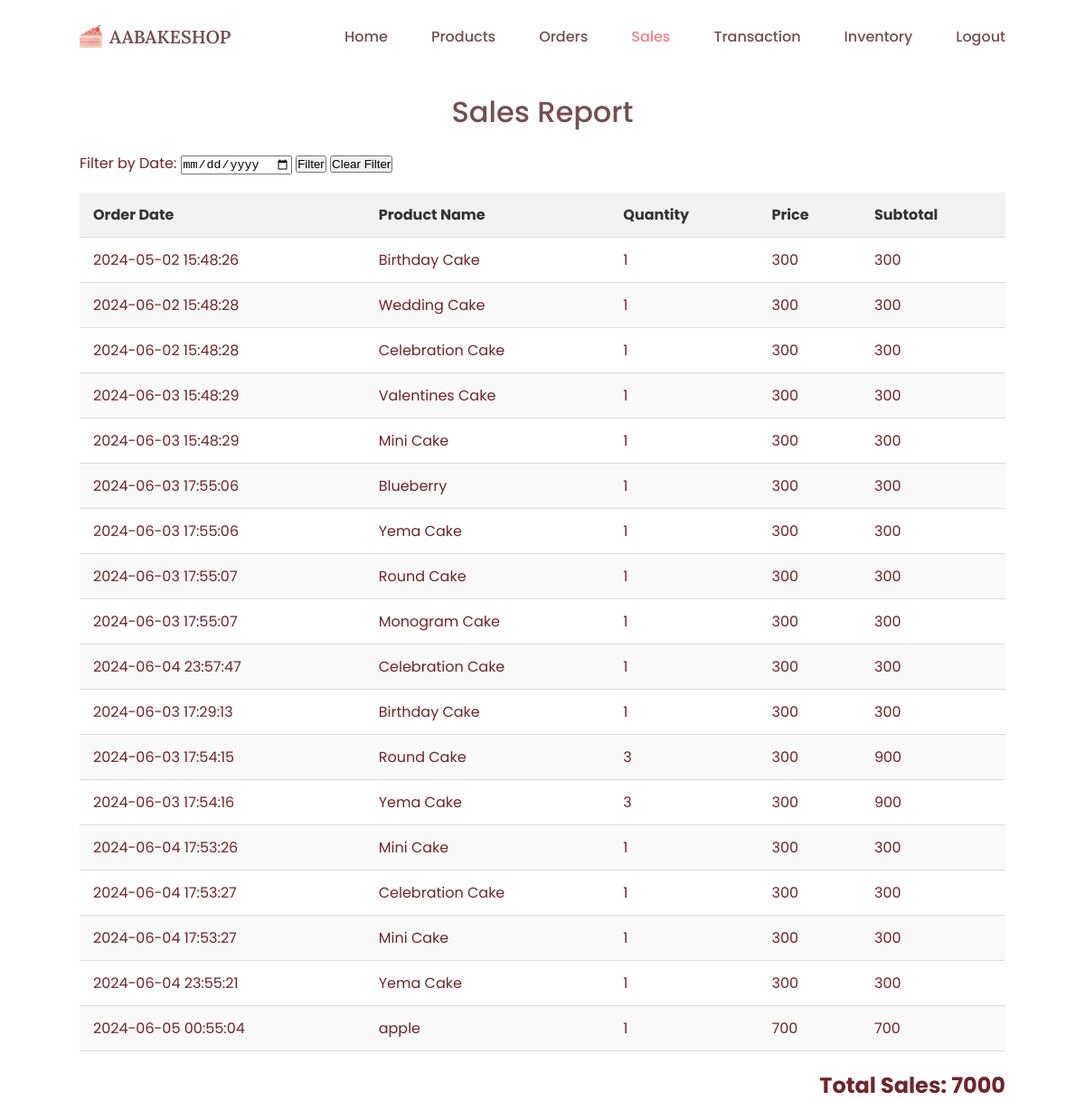
Screenshot of /AABakeshop/admin/sales.php (signed in) with the database file from the repository.
### tables this page shows
CREATE TABLE `orders` (
  `order_id` int(11) NOT NULL,
  `user_id` int(11) NOT NULL,
  `session_id` varchar(255) NOT NULL,
  `product_id` int(255) NOT NULL,
  `product_name` varchar(255) NOT NULL,
  `quantity` int(255) NOT NULL,
  `price` int(255) NOT NULL,
  `order_date` timestamp NOT NULL DEFAULT current_timestamp() ON UPDATE current_timestamp(),
  `tracking_number` varchar(16) NOT NULL,
  `subtotal` int(255) NOT NULL,
  `status` varchar(255) DEFAULT 'pending',
  `payment_amount` int(255) NOT NULL,
  `gcash_name` varchar(255) NOT NULL,
  `gcash_number` varchar(20) NOT NULL
);

CREATE TABLE `products` (
  `product_id` int(11) NOT NULL,
  `product_name` varchar(255) NOT NULL,
  `Description` varchar(255) NOT NULL,
  `category_id` varchar(255) NOT NULL,
  `size_id` varchar(255) NOT NULL,
  `stock` varchar(255) NOT NULL,
  `price` varchar(255) NOT NULL,
  `status` varchar(255) NOT NULL,
  `product_image` varchar(255) NOT NULL,
  `properties` varchar(255) NOT NULL
);

### AABakeshop/admin/sales.php (the view, shortened to what this page needs)
<!DOCTYPE html>
<html lang="en">
<head>
    <link href="https://cdn.jsdelivr.net/npm/remixicon@2.5.0/fonts/remixicon.css" rel="stylesheet">
    <link rel="stylesheet" href="../css/styles.css">
</head>
<body>
    <header class="header" id="header">
        <nav class="nav container">
            <a href="index.php" class="nav_logo">
                <img src="../assets/img/cake_logo.png" alt="logo image">
                AABAKESHOP
            </a>
            <div class="nav_menu" id="nav-menu">
                <ul class="nav_list">
                    <li class="nav_item">
                        <a href="index.php" class="nav_link">Home</a>
                    </li>
                    <li class="nav_item">
                        <a href="products.php" class="nav_link">Products</a>
                    </li>
                    <li class="nav_item">
                        <a href="order.php" class="nav_link">Orders</a>
                    </li>
                    <li class="nav_item">
                        <a href="sales.php" class="nav_link active-link">Sales</a>
                    </li>
                    <li class="nav_item">
                        <a href="transaction.php" class="nav_link ">Transaction</a>
                    </li>
                    <li class="nav_item">
                        <a href="inventory.php" class="nav_link ">Inventory</a>
                    </li>
                </ul>
            </div>
            <a href="admin_logout.php" class="nav_link">Logout</a>
        </nav>
    </header>
    <div class="container">
        <h1>Sales Report</h1>
        <div class="filter-form">
            <form method="GET" action="sales.php">
                <label for="filter_date">Filter by Date:</label>
                <input type="date" id="filter_date" name="filter_date">
                <button type="submit">Filter</button>
                <button type="button" onclick="window.location.href='sales.php'">Clear Filter</button>
            </form>
        </div>
        <table>
            <thead>
                <tr>
                    <th>Order Date</th>
                    <th>Product Name</th>
                    <th>Quantity</th>
                    <th>Price</th>
                    <th>Subtotal</th>
                </tr>
            </thead>
            <tbody>
                <?php
                include_once '../db_connection.php';
                $sql = "SELECT o.order_date, p.product_name, o.quantity, o.price, (o.quantity * o.price) as subtotal
                        FROM orders o
                        JOIN products p ON o.product_id = p.product_id";
                $result = $conn->query($sql);
                $total_sales = 0;
                if ($result->num_rows > 0) {
                    while ($row = $result->fetch_assoc()) {
                        echo "<tr>";
                        echo "<td>".$row["order_date"]."</td>";
                        echo "<td>".$row["product_name"]."</td>";
                        echo "<td>".$row["quantity"]."</td>";
                        echo "<td>".$row["price"]."</td>";
                        echo "<td>".$row["subtotal"]."</td>";
                        echo "</tr>";
                        $total_sales += $row["subtotal"];
                    }
                } else {
                    echo "<tr><td colspan='5'>No sales data found</td></tr>";
                }
                ?>
            </tbody>
        </table>
        <div class="total-sales">
            Total Sales: <?php echo $total_sales; ?>
        </div>
    </div>
</body>
</html>

### AABakeshop/css/styles.css (style rules this page uses)
:root { --header-height: 3.5rem; --first-color: hsl(354, 100%, 96%); --first-color-alt: hsl(354, 100%, 94%); --title-color: hsl(354, 19%, 38%); --text-color: hsl(354, 51%, 29%); --text-color-light: hsl(354, 70%, 36%); --body-color: hsl(0, 0%, 100%); --container-color: hsl(0, 0%, 100%); --btn-color: hsl(354,100%,75%); --body-font: "Poppins", sans-serif; --title-font: "Lora", serif; --subtitle-font: "Dancing Script", cursive; --biggest-font-size: 2.25rem; --h1-font-size: 1.5rem; --h2-font-size: 1.25rem; --h3-font-size: 1rem; --normal-font-size: .938rem; --small-font-size: .813rem; --smaller-font-size: .75rem; --font-medium: 500; --font-semi-bold: 600; --z-tooltip: 10; --z-fixed: 100; }
@media screen and (min-width: 1024px) { :root { --biggest-font-size: 4rem; --h1-font-size: 2.25rem; --h2-font-size: 1.5rem; --h3-font-size: 1.25rem; --normal-font-size: 1rem; --small-font-size: .875rem; --smaller-font-size: .813rem; } }
* { box-sizing: border-box; padding: 0; margin: 0; }
html { scroll-behavior: smooth; }
body { font-family: var(--body-font); font-size: var(--normal-font-size); background-color: var(--body-color); color: var(--text-color); transition: background 0.4s; }
h1, h2, h3 { color: var(--title-color); font-weight: var(--font-medium); }
ul { list-style: none; }
a { text-decoration: none; }
img { max-width: 100%; height: auto; }
.container { max-width: 1024px; margin-inline: 1.5rem; }
.active-link { color: var(--first-color); }
.header { position: fixed; width: 100%; background-color: var(--body-color); top: 0; left: 0; z-index: var(--z-fixed); transition: box-shadow .3s, background .4s; }
.nav { position: relative; height: var(--header-height); display: flex; justify-content: space-between; align-items: center; }
.nav_logo, .nav_toggle, .nav_close { display: flex; color: var(--title-color); }
.nav_logo { align-items: center; column-gap: .5rem; font-family: var(--title-font); font-size: var(--h3-font-size); font-weight: var(--font-semi-bold); transition: color .3s; }
.nav_logo img { width: 25px; }
.nav_list { display: flex; flex-direction: column; text-align: center; row-gap: 2rem; }
.nav_link { color: var(--title-color); font-weight: var(--font-medium); transition: color .4s; }
.active-link { color: var(--btn-color); }
@media screen and (min-width: 767px) { .nav { column-gap: 3rem; } }
@media screen and (min-width: 767px) { .nav_list { flex-direction: row; column-gap: 3rem; } }
@media screen and (min-width: 767px) { .nav_menu { margin-left: auto; } }
@media screen and (min-width: 1024px) { .nav { height: calc(var(--header-height) + 1.5rem); } }
@media screen and (min-width: 1064px) { .container { margin-inline: auto; } }

### AABakeshop/admin/sales.php (style rules this page uses)
table { width: 100%; border-collapse: collapse; margin-top: 20px; }
th, td { padding: 12px 15px; text-align: left; border-bottom: 1px solid #ddd; }
th { background-color: #f2f2f2; font-weight: bold; color: #333; }
tr:nth-child(even) { background-color: #f9f9f9; }
h1 { text-align: center; margin-top: 100px; margin-bottom: 20px; }
.total-sales { font-size: 1.5em; font-weight: bold; text-align: right; margin-top: 20px; }
.filter-form { margin-bottom: 20px; }

### rows the page displays
orders: order_date "2024-05-02 15:48:26", product.product_name "Birthday Cake", quantity "1", price "300", subtotal "300"
orders: order_date "2024-06-02 15:48:28", product.product_name "Wedding Cake", quantity "1", price "300", subtotal "300"
orders: order_date "2024-06-02 15:48:28", product.product_name "Celebration Cake", quantity "1", price "300", subtotal "300"
orders: order_date "2024-06-03 15:48:29", product.product_name "Valentines Cake", quantity "1", price "300", subtotal "300"
orders: order_date "2024-06-03 15:48:29", product.product_name "Mini Cake", quantity "1", price "300", subtotal "300"
orders: order_date "2024-06-03 17:55:06", product.product_name "Blueberry", quantity "1", price "300", subtotal "300"
orders: order_date "2024-06-03 17:55:06", product.product_name "Yema Cake", quantity "1", price "300", subtotal "300"
orders: order_date "2024-06-03 17:55:07", product.product_name "Round Cake", quantity "1", price "300", subtotal "300"
orders: order_date "2024-06-03 17:55:07", product.product_name "Monogram Cake", quantity "1", price "300", subtotal "300"
orders: order_date "2024-06-04 23:57:47", product.product_name "Celebration Cake", quantity "1", price "300", subtotal "300"
orders: order_date "2024-06-03 17:29:13", product.product_name "Birthday Cake", quantity "1", price "300", subtotal "300"
orders: order_date "2024-06-03 17:54:15", product.product_name "Round Cake", quantity "3", price "300", subtotal "900"
orders: order_date "2024-06-03 17:54:16", product.product_name "Yema Cake", quantity "3", price "300", subtotal "900"
orders: order_date "2024-06-04 17:53:26", product.product_name "Mini Cake", quantity "1", price "300", subtotal "300"
orders: order_date "2024-06-04 17:53:27", product.product_name "Celebration Cake", quantity "1", price "300", subtotal "300"
orders: order_date "2024-06-04 17:53:27", product.product_name "Mini Cake", quantity "1", price "300", subtotal "300"
orders: order_date "2024-06-04 23:55:21", product.product_name "Yema Cake", quantity "1", price "300", subtotal "300"
orders: order_date "2024-06-05 00:55:04", product.product_name "apple", quantity "1", price "700", subtotal "700"

### other values shown
$total_sales "7000"
